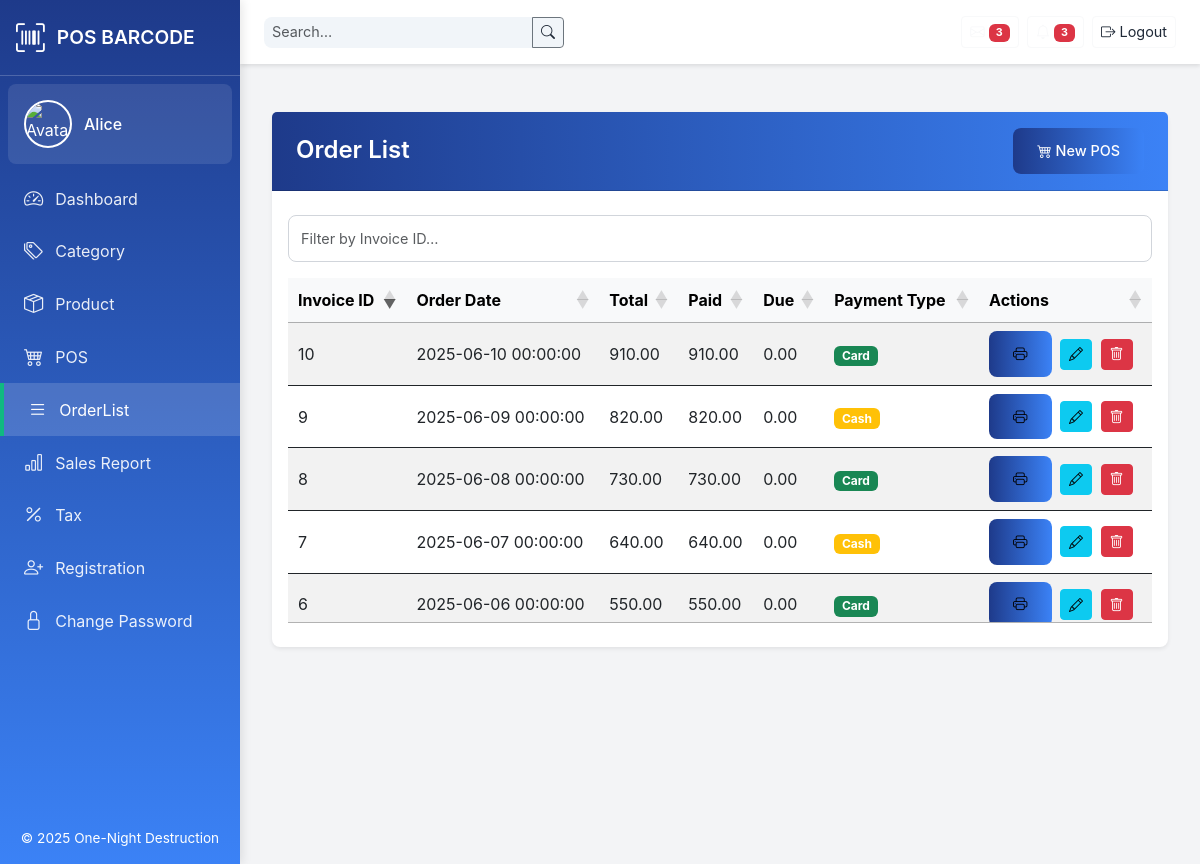
Page /views/orderlist.php (signed in) on the committed database.
### tables this page shows
CREATE TABLE Tbl_invoice (
  Invoice_id   INT             NOT NULL AUTO_INCREMENT,
  Order_date   DATETIME        NOT NULL DEFAULT CURRENT_TIMESTAMP,
  Sub_total    DECIMAL(10,2)   NOT NULL,
  Discount     DECIMAL(10,2)   NOT NULL,
  sgst         DECIMAL(5,2)    NOT NULL,
  cgst         DECIMAL(5,2)    NOT NULL,
  Total        DECIMAL(10,2)   NOT NULL,
  Payment_type VARCHAR(50)     NOT NULL,
  Due          DECIMAL(10,2)   NOT NULL,
  Paid         DECIMAL(10,2)   NOT NULL,
  PRIMARY KEY (Invoice_id),
  INDEX idx_order_date (Order_date)
);

### views/orderlist.php (the view, shortened to what this page needs)
<?php
include_once __DIR__ . '/../config/db.php';
$res    = $conn->query("
  SELECT
    Invoice_id,
    Order_date,
    Total,
    Paid,
    Due,
    Payment_type
  FROM Tbl_invoice
  ORDER BY Invoice_id DESC
");
$orders = $res->fetch_all(MYSQLI_ASSOC);
$pageTitle = 'Order List';
include __DIR__ . '/templates/header.php';
?>
<link
  rel="stylesheet"
  href="https://cdn.datatables.net/1.13.6/css/jquery.dataTables.min.css"
/>
<div class="card mt-3 shadow-sm">
  <div class="card-header bg-white d-flex justify-content-between align-items-center">
    <h1 class="h5 mb-0"><?= htmlentities($pageTitle) ?></h1>
    <a href="pos.php" class="btn btn-sm btn-primary no-print">
      <i class="bi-cart4"></i> New POS
    </a>
  </div>
  <div class="card-body px-3 py-4">
    <div class="mb-3">
      <input
        id="invoice-id-search"
        type="text"
        class="form-control form-control-sm"
        placeholder="Filter by Invoice ID…">
    </div>
    <div class="table-responsive overflow-auto" style="max-height: 350px;">
      <table
        id="orders-table"
        class="table table-hover table-striped table-sm mb-0"
        style="width:100%">
        <thead class="table-light">
          <tr>
            <th>Invoice ID</th>
            <th>Order Date</th>
            <th>Total</th>
            <th>Paid</th>
            <th>Due</th>
            <th>Payment Type</th>
            <th>Actions</th>
          </tr>
        </thead>
        <tbody>
          <?php foreach ($orders as $o): ?>
          <tr data-invoice-id="<?= $o['Invoice_id'] ?>">
            <td><?= htmlspecialchars($o['Invoice_id']) ?></td>
            <td><?= htmlspecialchars($o['Order_date']) ?></td>
            <td><?= number_format($o['Total'], 2) ?></td>
            <td><?= number_format($o['Paid'], 2) ?></td>
            <td><?= number_format($o['Due'], 2) ?></td>
            <td>
              <span class="badge
                <?= $o['Payment_type']==='Cash'  ? 'bg-warning' :
                   ($o['Payment_type']==='Card' ? 'bg-success' :
                                                  'bg-danger') ?>">
                <?= htmlspecialchars($o['Payment_type']) ?>
              </span>
            </td>
            <td class="text-nowrap">
              <a href="print_order.php?invoice_id=<?= $o['Invoice_id'] ?>"
                 class="btn btn-sm btn-warning me-1" title="Print">
                <i class="bi-printer"></i>
              </a>
              <a href="pos.php?invoice_id=<?= $o['Invoice_id'] ?>"
                 class="btn btn-sm btn-info me-1" title="Edit">
                <i class="bi-pencil"></i>
              </a>
              <button
                class="btn btn-sm btn-danger delete-order"
                title="Delete">
                <i class="bi-trash"></i>
              </button>
            </td>
          </tr>
          <?php endforeach; ?>
        </tbody>
      </table>
    </div>
  </div>
</div>
<?php include __DIR__ . '/templates/footer.php'; ?>

### views/templates/header.php (style rules this page uses)
:root { --primary-color: #1e3a8a; --secondary-color: #3b82f6; --accent-color: #10b981; --background-color: #f3f4f6; --card-bg: #ffffff; --text-color: #1f2937; --border-radius: 8px; }
html, body { height: 100%; margin: 0; background: var(--background-color); font-family: 'Inter', -apple-system, BlinkMacSystemFont, 'Segoe UI', Roboto, sans-serif; color: var(--text-color); }
.card { border: none; border-radius: var(--border-radius); box-shadow: 0 4px 12px rgba(0, 0, 0, 0.1); background: var(--card-bg); transition: transform 0.2s ease; }
.card-header { background: linear-gradient(90deg, var(--primary-color), var(--secondary-color)); color: #ffffff; border-radius: var(--border-radius) var(--border-radius) 0 0; padding: 1rem 1.5rem; }
.card-header h1 { font-size: 1.5rem; font-weight: 600; margin: 0; }
.card-body { padding: 2rem; }
.form-control, .form-select { border: 1px solid #d1d5db; border-radius: var(--border-radius); padding: 0.75rem; font-size: 0.9rem; transition: border-color 0.2s ease, box-shadow 0.2s ease; }
.btn-primary, .btn-warning { background: linear-gradient(90deg, var(--primary-color), var(--secondary-color)); border: none; padding: 0.75rem 1.5rem; font-size: 0.9rem; font-weight: 500; border-radius: var(--border-radius); transition: transform 0.2s ease, box-shadow 0.2s ease; }

### rows in the picture
tbl_invoice: Invoice_id "10", Order_date "2025-06-10 00:00:00", Total "910.00", Paid "910.00", Due "0.00", Payment_type "Card"
tbl_invoice: Invoice_id "9", Order_date "2025-06-09 00:00:00", Total "820.00", Paid "820.00", Due "0.00", Payment_type "Cash"
tbl_invoice: Invoice_id "8", Order_date "2025-06-08 00:00:00", Total "730.00", Paid "730.00", Due "0.00", Payment_type "Card"
tbl_invoice: Invoice_id "7", Order_date "2025-06-07 00:00:00", Total "640.00", Paid "640.00", Due "0.00", Payment_type "Cash"
tbl_invoice: Invoice_id "6", Order_date "2025-06-06 00:00:00", Total "550.00", Paid "550.00", Due "0.00", Payment_type "Card"

### other values in the picture
$username "Alice"
$label "Dashboard"
$label "Category"
$label "Product"
$label "POS"
$label "OrderList"
$label "Sales Report"
$label "Tax"
$label "Registration"
$label "Change Password"
$pageTitle "Order List"
